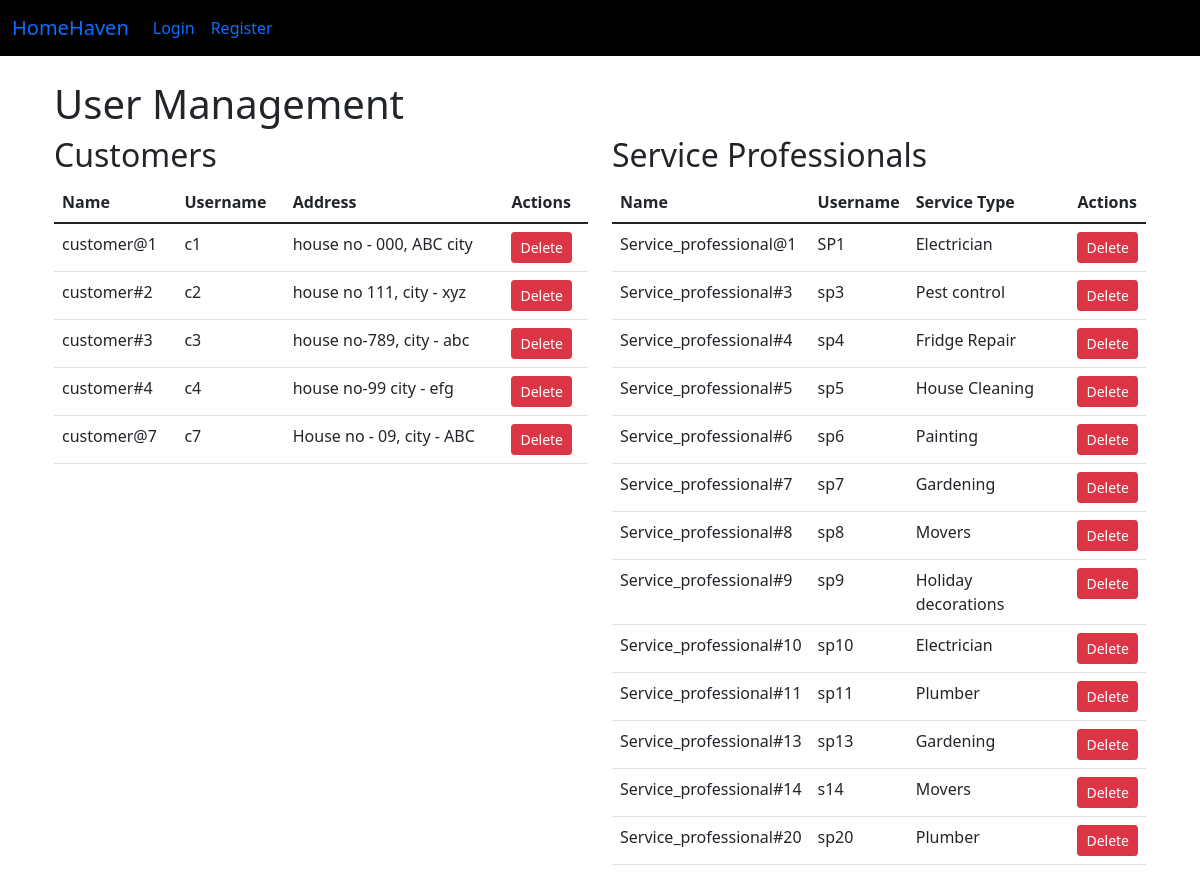
Page /admin/users (signed in) on the committed database.
### app.py (models this page shows, shortened)
class Customers(db.Model):
    __tablename__ = "customers"
    customer_id = db.Column(db.Integer, primary_key=True)
    user_id = db.Column(db.Integer, db.ForeignKey('users.user_id'), nullable=False)
    address = db.Column(db.String(200), nullable=False)
    pin_code = db.Column(db.String(10), nullable=False)
    user = db.relationship('Users', backref='customer', lazy=True)

class Users(db.Model):
    __tablename__ = "users"
    user_id = db.Column(db.Integer, primary_key=True)
    username = db.Column(db.String(50), nullable=False)
    password = db.Column(db.String(100), nullable=False)
    is_admin = db.Column(db.Boolean, nullable = False, default = False)
    is_customer = db.Column(db.Boolean, nullable = False, default = False)
    is_professional = db.Column(db.Boolean, nullable = False, default = False)
    name = db.Column(db.String(20))
    date_created = db.Column(db.DateTime)

class ServiceProfessionals(db.Model):
    __tablename__ = "serviceprofessionals"
    professional_id = db.Column(db.Integer, primary_key=True)
    user_id = db.Column(db.Integer, db.ForeignKey('users.user_id'), nullable=False)
    service_type = db.Column(db.String(50), nullable=False)
    experience = db.Column(db.Integer, nullable=False)
    profile_verified = db.Column(db.Boolean, nullable=False)
    avg_rating = db.Column(db.Float, nullable=False)
    total_reviews = db.Column(db.Integer, nullable=False)
    user = db.relationship('Users', backref='professional', lazy=True)

### app.py (the view)
@app.route('/admin/users')
def manage_users():
    if not session.get('is_admin'):
        return redirect(url_for('login'))
    customers = Customers.query.join(Users).all()
    professionals = ServiceProfessionals.query.join(Users).all()
    return render_template('manage_users(admin).html',
                           customers=customers,
                           professionals=professionals)

### templates/manage_users(admin).html (shortened to what this page needs)
{% extends "base.html" %}
{% block content %}
<div class="container">
    <h1>User Management</h1>
    <div class="row">
        <div class="col-md-6">
            <h2>Customers</h2>
            <table class="table">
                <thead>
                    <tr>
                        <th>Name</th>
                        <th>Username</th>
                        <th>Address</th>
                        <th>Actions</th>
                    </tr>
                </thead>
                <tbody>
                    {% for customer in customers %}
                    <tr>
                        <td>{{ customer.user.name }}</td>
                        <td>{{ customer.user.username }}</td>
                        <td>{{ customer.address }}</td>
                        <td>
                            <form action="{{ url_for('delete_user', user_id=customer.user.user_id) }}" method="POST" class="d-inline">
                                <button type="submit" class="btn btn-danger btn-sm">Delete</button>
                            </form>
                        </td>
                    </tr>
                    {% endfor %}
                </tbody>
            </table>
        </div>
        <div class="col-md-6">
            <h2>Service Professionals</h2>
            <table class="table">
                <thead>
                    <tr>
                        <th>Name</th>
                        <th>Username</th>
                        <th>Service Type</th>
                        <th>Actions</th>
                    </tr>
                </thead>
                <tbody>
                    {% for professional in professionals %}
                    <tr>
                        <td>{{ professional.user.name }}</td>
                        <td>{{ professional.user.username }}</td>
                        <td>{{ professional.service_type }}</td>
                        <td>
                            <form action="{{ url_for('delete_user', user_id=professional.user.user_id) }}" method="POST" class="d-inline">
                                <button type="submit" class="btn btn-danger btn-sm">Delete</button>
                            </form>
                        </td>
                    </tr>
                    {% endfor %}
                </tbody>
            </table>
        </div>
    </div>
</div>
{% endblock %}

### rows in the picture
Customers: user.name "customer@1", user.username "c1", address "house no - 000, ABC city"
Customers: user.name "customer#2", user.username "c2", address "house no 111, city - xyz"
Customers: user.name "customer#3", user.username "c3", address "house no-789, city - abc"
Customers: user.name "customer#4", user.username "c4", address "house no-99 city - efg"
Customers: user.name "customer@7", user.username "c7", address "House no - 09, city - ABC"
ServiceProfessionals: user.name "Service_professional@1", user.username "SP1", service_type "Electrician"
ServiceProfessionals: user.name "Service_professional#3", user.username "sp3", service_type "Pest control"
ServiceProfessionals: user.name "Service_professional#4", user.username "sp4", service_type "Fridge Repair"
ServiceProfessionals: user.name "Service_professional#5", user.username "sp5", service_type "House Cleaning"
ServiceProfessionals: user.name "Service_professional#6", user.username "sp6", service_type "Painting"
ServiceProfessionals: user.name "Service_professional#7", user.username "sp7", service_type "Gardening"
ServiceProfessionals: user.name "Service_professional#8", user.username "sp8", service_type "Movers"
ServiceProfessionals: user.name "Service_professional#9", user.username "sp9", service_type "Holiday decorations"
ServiceProfessionals: user.name "Service_professional#10", user.username "sp10", service_type "Electrician"
ServiceProfessionals: user.name "Service_professional#11", user.username "sp11", service_type "Plumber"
ServiceProfessionals: user.name "Service_professional#13", user.username "sp13", service_type "Gardening"
ServiceProfessionals: user.name "Service_professional#14", user.username "s14", service_type "Movers"
ServiceProfessionals: user.name "Service_professional#20", user.username "sp20", service_type "Plumber"
